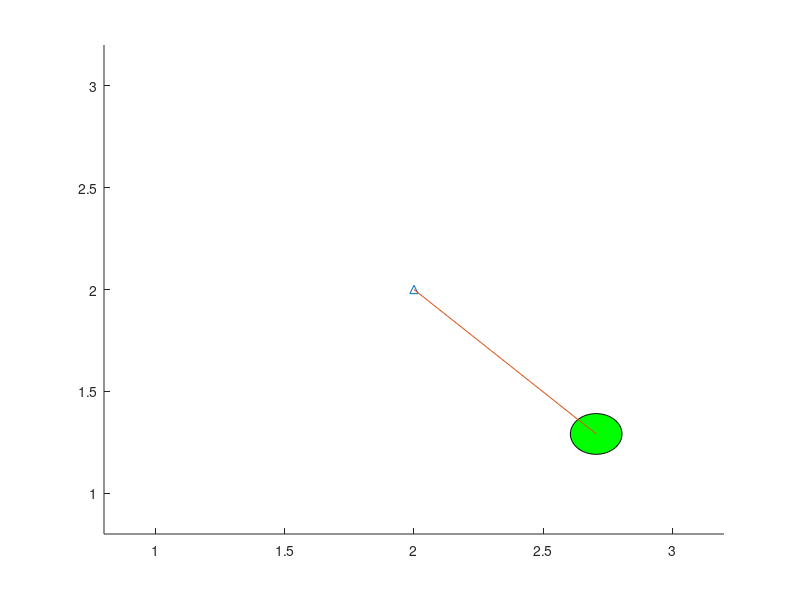

Here is the MATLAB script that generated this plot:
%This is a numerical simulation of a pendulum with a massless pivot arm.
 
%% User Defined Parameters
%Define external parameters
g = -9.8;
deltaTime = 1/50; %Decreasing this will increase simulation accuracy
endTime = 16;
 
%Define pendulum
rodPivotPoint = [2 2]; %rectangular coordinates
rodLength = 1;
mass = 1; %of the bob
radius = .2; %of the bob
theta = 45; %degrees, defines initial position of the bob
velocity = [0 0]; %cylindrical coordinates; first entry is radial velocity,
                  %second entry is angular velocity
 
%% Simulation
assert(radius < rodLength,'Pendulum bob radius must be less than the length of the rod.');
 
position = rodPivotPoint - (rodLength*[-sind(theta) cosd(theta)]); %in rectangular coordinates
 
%Generate graphics, render pendulum
figure;
axesHandle = gca;
xlim(axesHandle, [(rodPivotPoint(1) - rodLength - radius) (rodPivotPoint(1) + rodLength + radius)] );
ylim(axesHandle, [(rodPivotPoint(2) - rodLength - radius) (rodPivotPoint(2) + rodLength + radius)] );
 
rectHandle = rectangle('Position',[(position - radius/2) radius radius],...
    'Curvature',[1,1],'FaceColor','g'); %Pendulum bob
hold on
plot(rodPivotPoint(1),rodPivotPoint(2),'^'); %pendulum pivot
lineHandle = line([rodPivotPoint(1) position(1)],...
    [rodPivotPoint(2) position(2)]); %pendulum rod
hold off
 
%Run simulation, all calculations are performed in cylindrical coordinates
for time = (deltaTime:deltaTime:endTime)
 
    drawnow; %Forces MATLAB to render the pendulum
 
    %Find total force
    gravitationalForceCylindrical = [mass*g*cosd(theta) mass*g*sind(theta)];
 
    %This code is just incase you want to add more forces,e.g friction
    totalForce = gravitationalForceCylindrical; 
 
    %If the rod isn't massless or is a spring, etc., modify this line
    %accordingly
    rodForce = [-totalForce(1) 0]; %cylindrical coordinates
 
    totalForce = totalForce + rodForce;
 
    acceleration = totalForce / mass; %F = ma
    velocity = velocity + acceleration * deltaTime;
    rodLength = rodLength + velocity(1) * deltaTime;
    theta = theta + velocity(2) * deltaTime; % Attention!! Mistake here. 
    % Velocity needs to be divided by pendulum length and scaled to degrees:
    % theta = theta + velocity(2) * deltaTime/rodLength/pi*180;
 
    position = rodPivotPoint - (rodLength*[-sind(theta) cosd(theta)]);
 
    %Update figure with new position info
    set(rectHandle,'Position',[(position - radius/2) radius radius]);
    set(lineHandle,'XData',[rodPivotPoint(1) position(1)],'YData',...
        [rodPivotPoint(2) position(2)]);
 
end